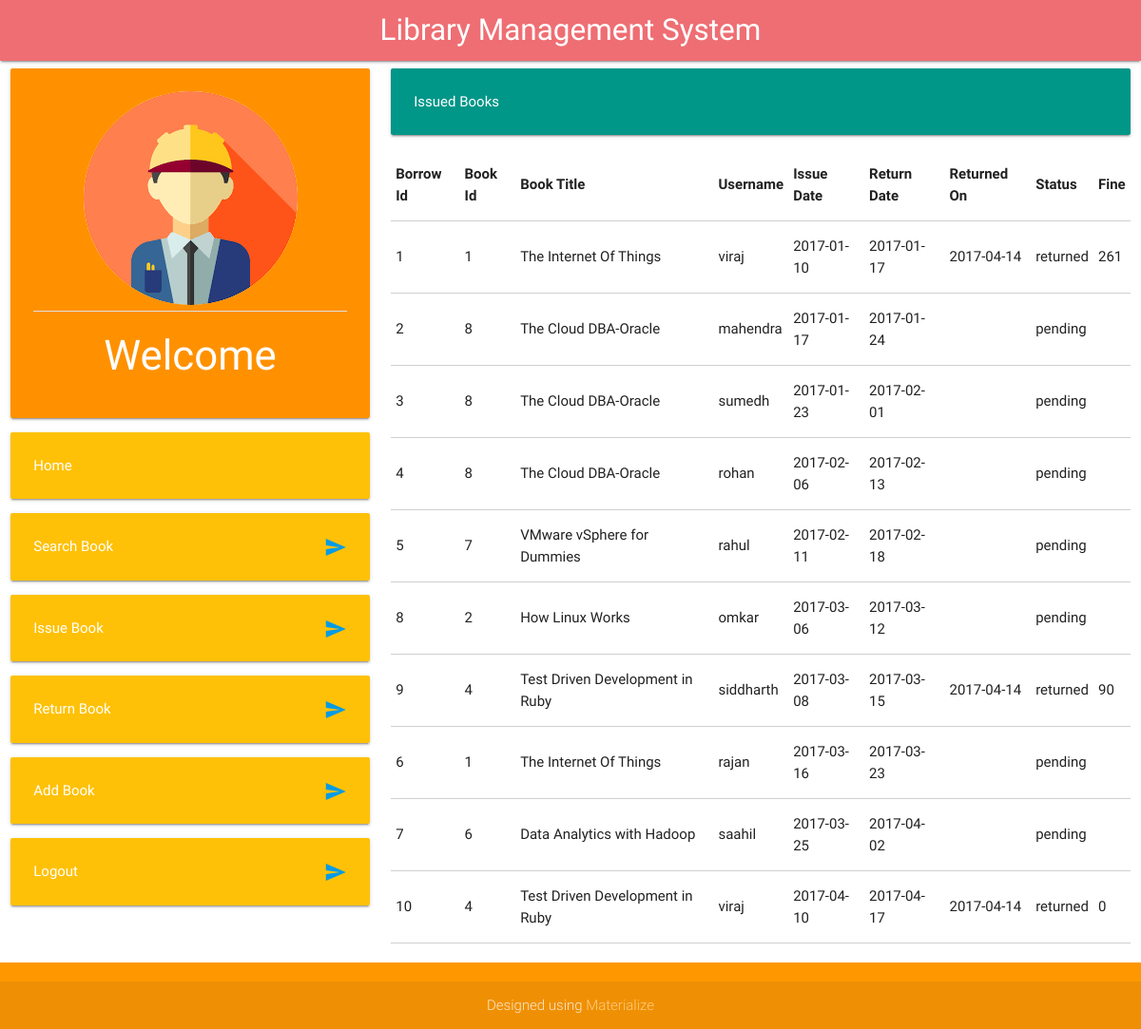
The app's page /librariandashboard.php with its own data.
### tables this page shows
CREATE TABLE `borrow` (
  `borrow_id` int(11) NOT NULL,
  `book_id` int(11) NOT NULL,
  `user_id` int(11) NOT NULL,
  `issue_date` date NOT NULL,
  `return_date` date NOT NULL,
  `returned_on` date DEFAULT NULL,
  `status` varchar(10) NOT NULL DEFAULT 'pending',
  `fine` int(11) DEFAULT NULL
);

CREATE TABLE `book` (
  `book_id` int(11) NOT NULL,
  `book_title` varchar(100) NOT NULL,
  `author` varchar(100) NOT NULL,
  `publisher` varchar(100) NOT NULL,
  `category` varchar(50) NOT NULL,
  `copies` int(3) NOT NULL
);

CREATE TABLE `user` (
  `user_id` int(11) NOT NULL,
  `username` varchar(15) NOT NULL,
  `password` varchar(15) NOT NULL,
  `type` varchar(10) NOT NULL
);

### librariandashboard.php (the view, shortened to what this page needs)
<!DOCTYPE html>
<html>
<head>
	<link type="text/css" rel="stylesheet" href="css/materialize.min.css" media="screen,projection" />
</head>
<body>
	<div class="navbar-fixed">
		<nav>
			<div class="nav-wrapper">
				<a href="#" class="brand-logo center">Library Management System</a>
			</div>
		</nav>
	</div>
	<div class="row">
		<div class="col s12 l4 m12" >
			<div class="card-panel orange accent-3">
				<center><img class="circle responsive-img" src="img/usericon.png"></center>
				<div class="divider"></div>
				<span class="white-text"><center><h3>Welcome <?php session_start(); echo $_SESSION['username']; ?></h3></center></span>
			</div>
			<div class="card-panel amber">
				<span class="white-text">Home</span>
			</div>
			<div class="card-panel amber">
				<span class="white-text">Search Book</span>
				<a href="searchbook.php"><i class="material-icons right">send</i></a>
			</div>
			<div class="card-panel amber">
				<span class="white-text">Issue Book</span>
				<a href="issuebook.php"><i class="material-icons right">send</i></a>
			</div>
			<div class="card-panel amber">
				<span class="white-text">Return Book</span>
				<a href="returnbook.php"><i class="material-icons right">send</i></a>
			</div>
			<div class="card-panel amber">
				<span class="white-text">Add Book</span>
				<a href="addbook1.php"><i class="material-icons right">send</i></a>
			</div>
			<div class="card-panel amber">
				<span class="white-text">Logout</span>
				<a href="logout.php"><i class="material-icons right">send</i></a>
			</div>
		</div>
		<div class="col s12 m12 l8">
			<div class="card-panel teal">
				<span class="white-text">Issued Books</span>
			</div>
			<table class="responsive-table bordered">
				<thead>
					<tr>
						<th>Borrow Id</th>
						<th>Book Id</th>
						<th>Book Title</th>
						<th>Username</th>
						<th>Issue Date</th>
						<th>Return Date</th>
						<th>Returned On</th>
						<th>Status</th>
						<th>Fine</th>
					</tr>
				</thead>
				<tbody>
					<?php
					$query = "SELECT a.borrow_id, a.book_id, b.book_title, c.username, a.issue_date, a.return_date, a.returned_on, a.status, a.fine FROM borrow a INNER JOIN book b on a.book_id = b.book_id INNER JOIN user c on a.user_id = c.user_id ORDER BY return_date";
					$result = mysql_query($query);
					while($row = mysql_fetch_array($result)){
						echo "<tr><td>".$row['borrow_id']."</td><td>".$row['book_id']."</td><td>".$row['book_title']."</td><td>".$row['username']."</td><td>".$row['issue_date']."</td><td>".$row['return_date']."</td><td>".$row['returned_on']."</td><td>".$row['status']."</td><td>".$row['fine']."</td></tr>";
						}
					?>
				</tbody>
			</table>
		</div>
	</div>
	<footer class="page-footer orange">
		<div class="footer-copyright">
			<div class="container">
				<center>Designed using <a class="orange-text text-lighten-3" href="http://materializecss.com">Materialize</a></center>
			</div>
		</div>
	</footer>
</body>
</html>

### records on screen
borrow: borrow_id "1", book "1", book.book_title "The Internet Of Things", user.username "viraj", issue_date "2017-01-10", return_date "2017-01-17", returned_on "2017-04-14", status "returned", fine "261"
borrow: borrow_id "2", book "8", book.book_title "The Cloud DBA-Oracle", user.username "mahendra", issue_date "2017-01-17", return_date "2017-01-24", status "pending"
borrow: borrow_id "3", book "8", book.book_title "The Cloud DBA-Oracle", user.username "sumedh", issue_date "2017-01-23", return_date "2017-02-01", status "pending"
borrow: borrow_id "4", book "8", book.book_title "The Cloud DBA-Oracle", user.username "rohan", issue_date "2017-02-06", return_date "2017-02-13", status "pending"
borrow: borrow_id "5", book "7", book.book_title "VMware vSphere for Dummies", user.username "rahul", issue_date "2017-02-11", return_date "2017-02-18", status "pending"
borrow: borrow_id "8", book "2", book.book_title "How Linux Works", user.username "omkar", issue_date "2017-03-06", return_date "2017-03-12", status "pending"
borrow: borrow_id "9", book "4", book.book_title "Test Driven Development in Ruby", user.username "siddharth", issue_date "2017-03-08", return_date "2017-03-15", returned_on "2017-04-14", status "returned", fine "90"
borrow: borrow_id "6", book "1", book.book_title "The Internet Of Things", user.username "rajan", issue_date "2017-03-16", return_date "2017-03-23", status "pending"
borrow: borrow_id "7", book "6", book.book_title "Data Analytics with Hadoop", user.username "saahil", issue_date "2017-03-25", return_date "2017-04-02", status "pending"
borrow: borrow_id "10", book "4", book.book_title "Test Driven Development in Ruby", user.username "viraj", issue_date "2017-04-10", return_date "2017-04-17", returned_on "2017-04-14", status "returned", fine "0"
